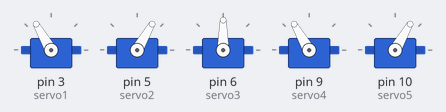
Simulated run of this sketch. Board: Arduino Uno, built with avr-gcc and run on an emulated ATmega328P. On the bench: 5 × servo.

Above: at 1.05 s.
At 2.65 s:
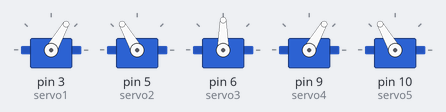
At 4.25 s:
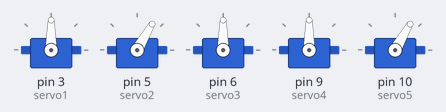
At 7.5 s:
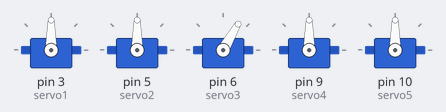
At 10.75 s:
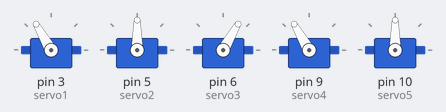
At 14.0 s:
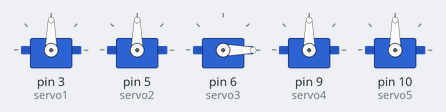
Timing chart, 0 to 17.9 s (numbered marks = the images above):
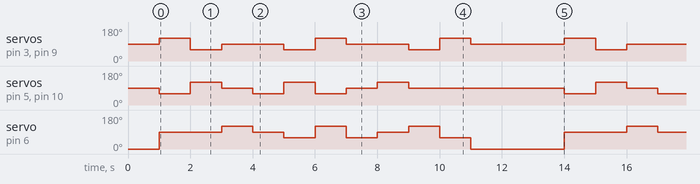

Measured:
- by itself, servo on pin 6 (servo3): repeats every 13.0 s: 120° 1.0 s, 90° 1.0 s, 60° 1.0 s, 120° 1.0 s, 60° 1.0 s, 90° 1.0 s, 120° 1.0 s, 60° 1.0 s, 0° 3.0 s, 90° 2.0 s
- by itself, servo on pin 3 (servo1), servo on pin 9 (servo4): repeats every 13.0 s: 60° 1.0 s, 90° 2.0 s, 60° 1.0 s, 120° 1.0 s, 90° 2.0 s, 60° 1.0 s, 120° 1.0 s, 90° 3.0 s, 120° 1.0 s

The sketch:

arm_dance.ino
```cpp
#include <Servo.h>

// Define servo motor objects
Servo servo1;
Servo servo2;
Servo servo3;
Servo servo4;
Servo servo5;

// Define initial angles for each servo motor
int angle1 = 90;
int angle2 = 90;
int angle3 = 0;
int angle4 = 90;
int angle5 = 90;

void setup() {
  // Attach servo motors to corresponding pins
  servo1.attach(3);
  servo2.attach(5);
  servo3.attach(6);
  servo4.attach(9);
  servo5.attach(10);

  // Set initial positions for servo motors
  servo1.write(angle1);
  servo2.write(angle2);
  servo3.write(angle3);
  servo4.write(angle4);
  servo5.write(angle5);

  // Delay for servo motors to reach initial positions
  delay(1000);
}

void loop() {
  // Perform dance movements
  danceRoutine();

  // Add a delay between movements
  delay(2000);
}

void danceRoutine() {
  // Define dance movements by changing servo angles
  // Customize these movements based on your robotic arm's design

  // Movement 1
  servo1.write(120);
  servo2.write(60);
  servo3.write(90);
  servo4.write(120);
  servo5.write(60);
  delay(1000);

  // Movement 2
  servo1.write(60);
  servo2.write(120);
  servo3.write(90);
  servo4.write(60);
  servo5.write(120);
  delay(1000);

  // Movement 3
  servo1.write(90);
  servo2.write(90);
  servo3.write(120);
  servo4.write(90);
  servo5.write(90);
  delay(1000);

  // Movement 4
  servo1.write(90);
  servo2.write(60);
  servo3.write(90);
  servo4.write(90);
  servo5.write(60);
  delay(1000);

  // Movement 5
  servo1.write(60);
  servo2.write(120);
  servo3.write(60);
  servo4.write(60);
  servo5.write(120);
  delay(1000);

  // Movement 6
  servo1.write(120);
  servo2.write(60);
  servo3.write(120);
  servo4.write(120);
  servo5.write(60);
  delay(1000);

  // Movement 7
  servo1.write(90);
  servo2.write(90);
  servo3.write(60);
  servo4.write(90);
  servo5.write(90);
  delay(1000);

  // Movement 8
  servo1.write(90);
  servo2.write(120);
  servo3.write(90);
  servo4.write(90);
  servo5.write(120);
  delay(1000);

  // Movement 9
  servo1.write(60);
  servo2.write(90);
  servo3.write(120);
  servo4.write(60);
  servo5.write(90);
  delay(1000);

  // Movement 10
  servo1.write(120);
  servo2.write(90);
  servo3.write(60);
  servo4.write(120);
  servo5.write(90);
  delay(1000);

  // Return to initial position
  servo1.write(angle1);
  servo2.write(angle2);
  servo3.write(angle3);
  servo4.write(angle4);
  servo5.write(angle5);
  delay(1000);
}
```
